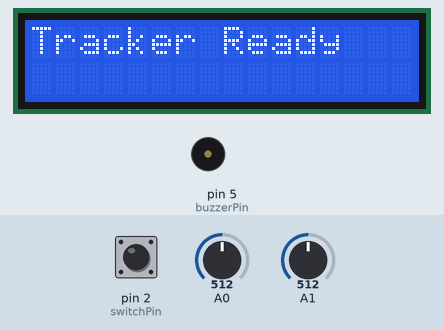
A sketch run on a simulated Arduino Uno, built with avr-gcc and run on an emulated ATmega328P. Shown: 16×2 character LCD, buzzer (waves = sounding). Inputs (shaded band) come from the test bench; at power-on: pin 2 (switchPin) HIGH, A0 = 512, A1 = 512. Storage starts empty; what the sketch prints to the serial monitor is not drawn.

Above: at 1.2 s.
At 3.3 s:
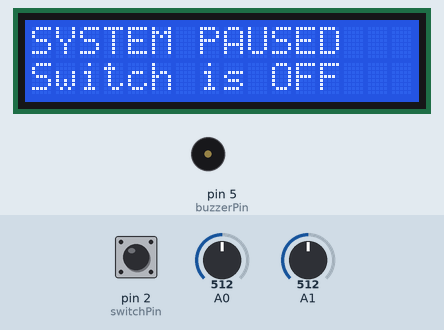
3.4 s: pin 2 (switchPin) pulled LOW for 0.25 s
At 3.9 s:
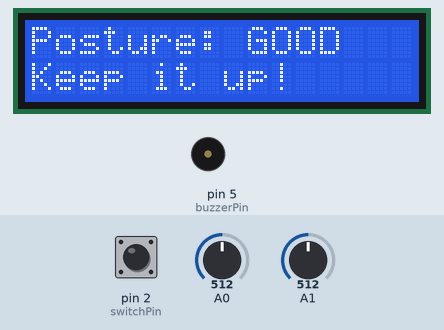
5.5 s: pin 2 (switchPin) pulled LOW for 3.2 s
Timing chart, 0 to 8.5 s (numbered marks = the images above; inputs shaded):
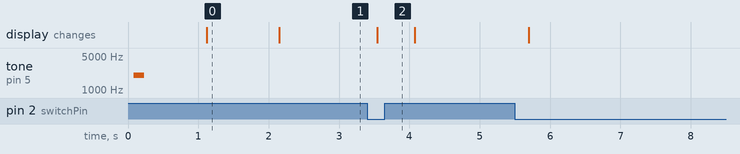

Measured:
- after the input at 3.4 s, the display: changes after 0.14 s (image 2)
- what the display in image 0 shows lasts 1.1 s, from 1.1 s to 2.2 s

The sketch:

sketch_jun4a.ino
```cpp
#include <SPI.h>
#include <SdFat.h>
#include <Wire.h>
#include <LiquidCrystal_I2C.h>

// Initialize SD Card and LCD Display
SdFat SD;
File myFile;
LiquidCrystal_I2C lcd(0x27, 16, 2);

const int chipSelect = 4; // SD Card CS Pin
const int buzzerPin = 5;  // Buzzer Pin
const int switchPin = 2;  // Switch Pin (Top = Run, Middle = Pause)

// Calibration Thresholds
const int UPPER_THRESHOLD = 235;
const int LOWER_THRESHOLD = 215;

void setup() {
  Serial.begin(9600);

  // Configure the buzzer and switch pins
  pinMode(buzzerPin, OUTPUT);
  pinMode(switchPin, INPUT_PULLUP); // Uses internal pullup resistor

  // Initialize LCD Screen
  lcd.init();
  lcd.backlight();
  lcd.clear();
  lcd.print("System Booting...");

  // Quick test beep at startup
  tone(buzzerPin, 2000, 150);
  delay(1000);

  // Initialize SD Card
  Serial.println("Initializing SD card...");
  if (!SD.begin(chipSelect)) {
    Serial.println("SD Card initialization failed!");
    lcd.clear();
    lcd.print("SD Init Failed");
    while (1);
  }
  Serial.println("SdFat successfully initialized.");

  lcd.clear();
  lcd.print("Tracker Ready");
  delay(1000);
}

void loop() {
  // Read the 3-pin switch position
  // Middle Pin (Disconnected) = HIGH = Pause Mode
  // Top Pin (Connected to GND) = LOW = Run Mode
  bool isPaused = (digitalRead(switchPin) == HIGH);

  // --- CONDITION 1: SYSTEM IS PAUSED VIA SWITCH ---
  if (isPaused) {
    noTone(buzzerPin); // Keep the buzzer completely quiet

    lcd.backlight();
    lcd.setCursor(0, 0);
    lcd.print("SYSTEM PAUSED   ");
    lcd.setCursor(0, 1);
    lcd.print("Switch is OFF   ");

    delay(200);
    return; // Skip the posture tracking while paused
  }

  // --- CONDITION 2: NORMAL OPERATION (UNPAUSED) ---
  // 1. Read Raw Flex Sensor Values
  int flexUpperData = analogRead(A0);
  int flexLowerData = analogRead(A1);

  Serial.print("Upper: "); Serial.print(flexUpperData);
  Serial.print(" | Lower: "); Serial.println(flexLowerData);

  // 2. Check Posture Logic
  bool upperSlouch = (flexUpperData < UPPER_THRESHOLD);
  bool lowerSlouch = (flexLowerData < LOWER_THRESHOLD && flexLowerData > 10);

  // 3. Update LCD Screen, Sound Buzzer, and Log Data
  if (upperSlouch || lowerSlouch) {
    // Sound the buzzer alert
    tone(buzzerPin, 2500);

    // Display Alert on LCD
    lcd.setCursor(0, 0);
    lcd.print("POSTURE ALERT!  ");
    lcd.setCursor(0, 1);
    if (upperSlouch && lowerSlouch) lcd.print("Full Back Slouch");
    else if (upperSlouch)           lcd.print("Upper Back Bend ");
    else                            lcd.print("Lower Back Bend ");

    // Log to SD
    myFile = SD.open("posture.txt", FILE_WRITE);
    if (myFile) {
      myFile.print("Log Entry - ");
      if (upperSlouch) myFile.print("[UPPER SLOUCH] ");
      if (lowerSlouch) myFile.print("[LOWER SLOUCH] ");
      myFile.print("Upper Raw: "); myFile.print(flexUpperData);
      myFile.print(" | Lower Raw: "); myFile.println(flexLowerData);
      myFile.close();
    }
  } else {
    // Posture is perfect! Turn off buzzer and clear screen
    noTone(buzzerPin);

    lcd.setCursor(0, 0);
    lcd.print("Posture: GOOD   ");
    lcd.setCursor(0, 1);
    lcd.print("Keep it up!     ");
  }

  delay(500);
}
```
